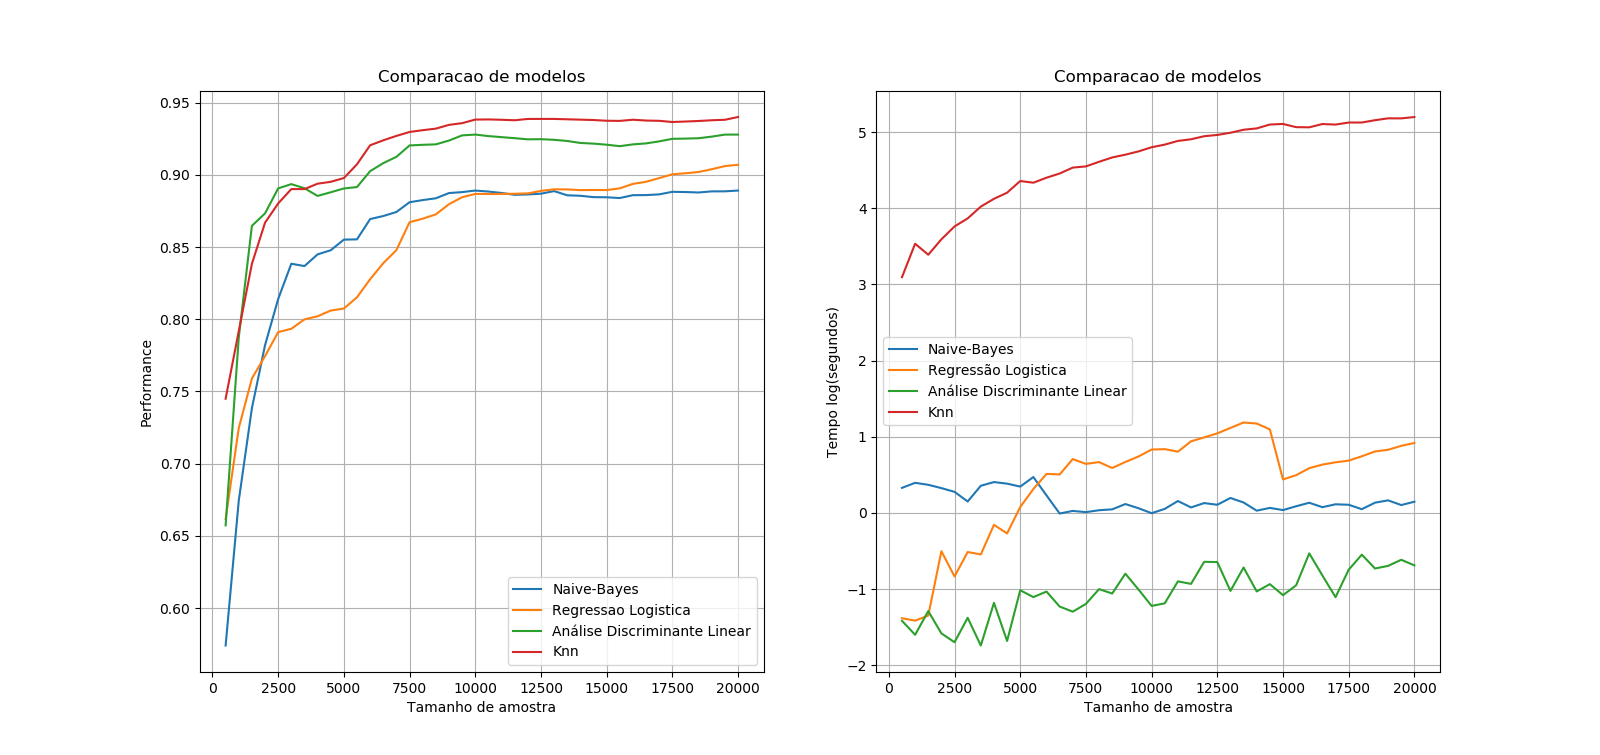

Here is the Python script that generated this plot:
import pandas as pd
import numpy as np
import seaborn
import matplotlib.pyplot as plt

nb = pd.read_csv('nb.txt',sep=';')
lg = pd.read_csv('logist.txt', sep=';')
lda = pd.read_csv('lda.txt', sep=';')
knn = pd.read_csv('knn.txt', sep=';')

lag_500= np.arange(500,20001,500)
lag_1000 = np.arange(1000,20001,1000)


plt.subplot( 1, 2, 1) 
plt.plot( lag_500, nb['performance'] )
plt.plot( lag_500, lg['performance'] )
plt.plot( lag_500, lda['performance'] )  
plt.plot( lag_500,knn['performance'] ) 
plt.legend( ['Naive-Bayes', "Regressao Logistica", "Análise Discriminante Linear", 'Knn'], loc='best' )
plt.title( "Comparacao de modelos" )
plt.xlabel("Tamanho de amostra")
plt.ylabel("Performance")
plt.grid(True)

plt.subplot( 1, 2, 2) 
plt.plot( lag_500, np.log( nb['tempo']) )
plt.plot( lag_500, np.log( lg['tempo']) )
plt.plot( lag_500, np.log( lda['tempo']) )  
plt.plot( lag_500, np.log(knn['tempo']) ) 
plt.legend( ['Naive-Bayes', "Regressão Logistica", "Análise Discriminante Linear", 'Knn'], loc='best' )
plt.title( "Comparacao de modelos" )
plt.xlabel("Tamanho de amostra")
plt.ylabel("Tempo log(segundos)")
plt.grid(True)

plt.show()
